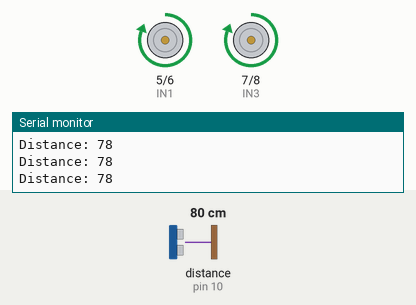
This sketch was run on a simulated Arduino Uno, built with avr-gcc and run on an emulated ATmega328P. On the bench: motor-driver pin pairs drawn as motors (green arrow = first pin HIGH = forward, orange = second pin HIGH = backward, longer = more drive), the last lines printed to the serial monitor. Wiring (inferred from the names in the program): ultrasonic range finder: trigger pin 9; echo pin 10. The test bench sets the inputs (shaded band); at power-on: distance to the obstacle (sensor on pin 10) 80 cm. The echo pulse lasts 58.3 µs per cm.

Above: at 1.2 s.
1.3 s: distance to the obstacle (sensor on pin 10) set to 23 cm
2.8 s: distance to the obstacle (sensor on pin 10) set to 20 cm
At 4.0 s:
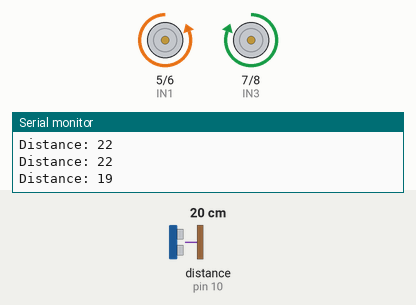
5.8 s: distance to the obstacle (sensor on pin 10) set to 35 cm
At 6.6 s:
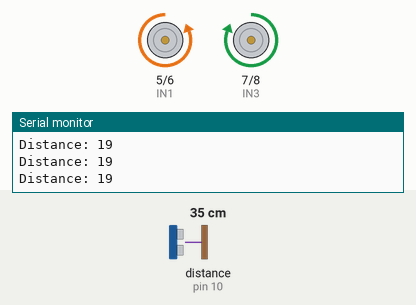
8.3 s: distance to the obstacle (sensor on pin 10) set to 2 cm
At 8.7 s:
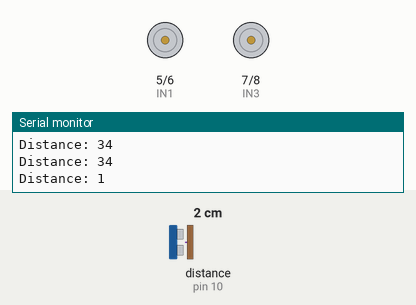
Timing chart, 0 to 12.3 s (numbered marks = the images above; inputs shaded):
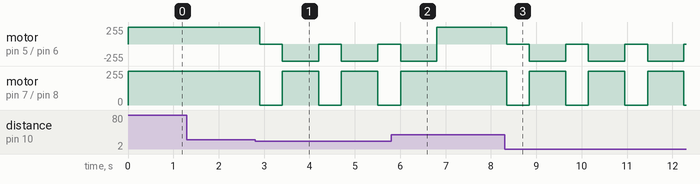

The sketch:

self-driving-car.ino
```cpp
#define trigPin 9
#define echoPin 10

#define IN1 5
#define IN2 6
#define IN3 7
#define IN4 8

long duration;
int distance;

void setup() {

  pinMode(trigPin, OUTPUT);
  pinMode(echoPin, INPUT);

  pinMode(IN1, OUTPUT);
  pinMode(IN2, OUTPUT);
  pinMode(IN3, OUTPUT);
  pinMode(IN4, OUTPUT);

  Serial.begin(9600);
}

void loop() {

  distance = getDistance();

  Serial.print("Distance: ");
  Serial.println(distance);

  if (distance > 20) {
    moveForward();
  }
  else {
    stopCar();
    delay(500);

    turnRight();
    delay(700);
  }

  delay(100);
}


int getDistance() {

  digitalWrite(trigPin, LOW);
  delayMicroseconds(2);

  digitalWrite(trigPin, HIGH);
  delayMicroseconds(10);
  digitalWrite(trigPin, LOW);

  duration = pulseIn(echoPin, HIGH);

  distance = duration * 0.034 / 2;

  return distance;
}


void moveForward() {

  digitalWrite(IN1, HIGH);
  digitalWrite(IN2, LOW);

  digitalWrite(IN3, HIGH);
  digitalWrite(IN4, LOW);
}


void stopCar() {

  digitalWrite(IN1, LOW);
  digitalWrite(IN2, LOW);

  digitalWrite(IN3, LOW);
  digitalWrite(IN4, LOW);
}


void turnRight() {

  digitalWrite(IN1, LOW);
  digitalWrite(IN2, HIGH);

  digitalWrite(IN3, HIGH);
  digitalWrite(IN4, LOW);
}
```

Measured:
- the behaviour switches between 22 and 21 cm on distance to the obstacle (sensor on pin 10) (found by bisection; images 0 and 1)
- after the input at 2.8 s, motor on pin 5 (IN1) / pin 6 (IN2): alternates backward 255/255 for 0.80 s and stopped for 0.50 s, starting after 0.10 s; motor on pin 7 (IN3) / pin 8 (IN4): alternates forward 255/255 for 0.80 s and stopped for 0.50 s, starting after 0.10 s
- after the input at 5.8 s, motor on pin 7 (IN3) / pin 8 (IN4): goes on until 6.0 s, then stays forward 255/255
- after the input at 8.3 s, motor on pin 5 (IN1) / pin 6 (IN2): alternates backward 255/255 for 0.80 s and stopped for 0.50 s, starting after 0.05 s; motor on pin 7 (IN3) / pin 8 (IN4): alternates forward 255/255 for 0.80 s and stopped for 0.50 s, starting after 0.05 s
